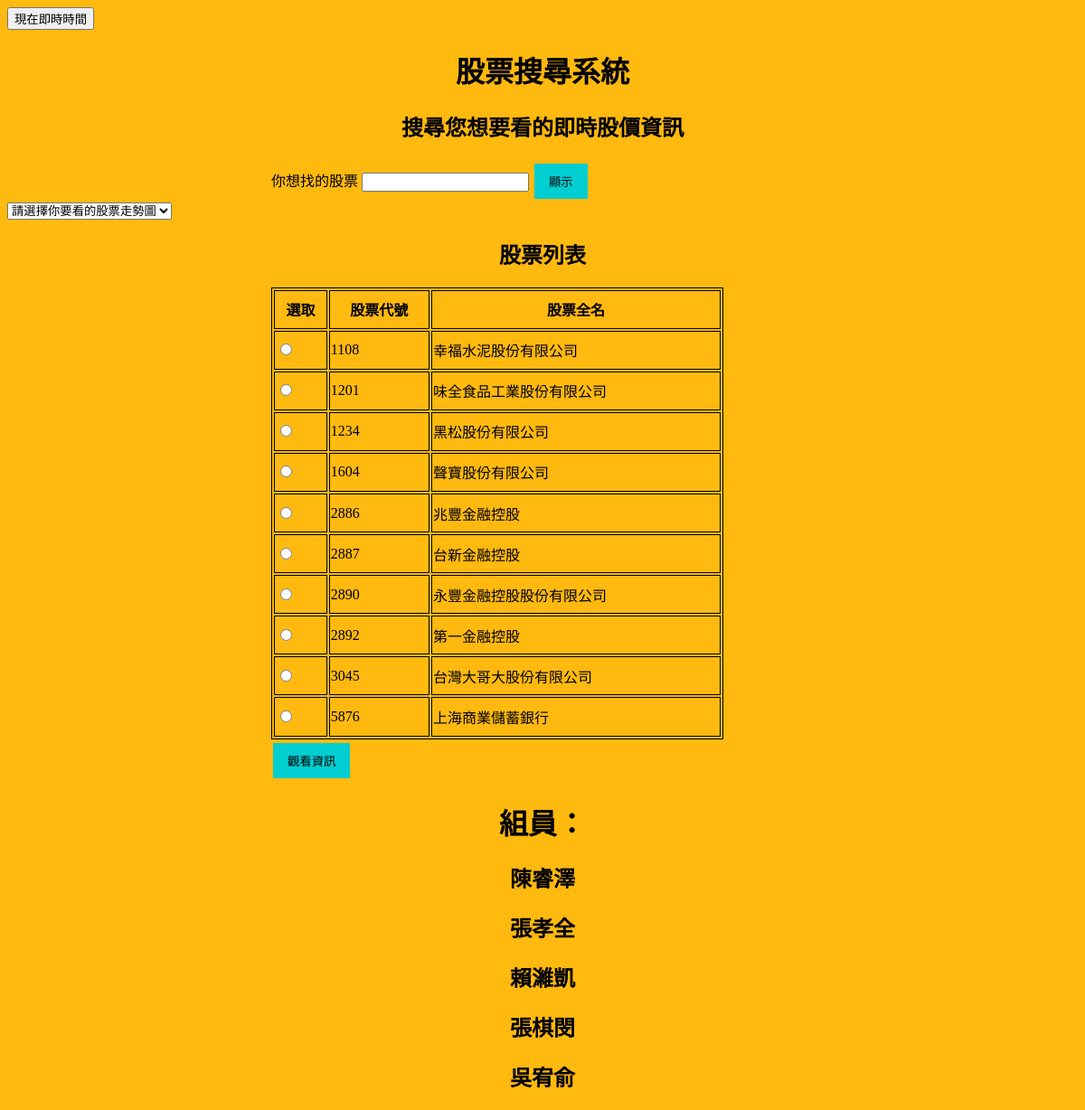
The page /stock_list/ on the database its author committed.
### stock/models.py (models this page shows)
class stock_list(models.Model):
    name = models.CharField(max_length=20)
    fullname = models.CharField(max_length=15)

### stock/views.py (the view)
# urls.py: path('stock_list/',show_list),
def show_list(request):
    r1=stock_list.objects.all() # 把10個股票的資訊 存入choice 給html使用
    t=get_template('stock_list.html')
    return HttpResponse(t.render(locals()))

### stock/templates/stock_list.html (shortened to what this page needs)
<!DOCTYPE html>
<html lang="en">
    <head>
    </head>
    <body
    background-size: contain;
    >
<button onclick="getElementById('demo').innerHTML=Date()">現在即時時間</button>
        <h1>股票搜尋系統</h1>
        <h2 style="text-align: center" >搜尋您想要看的即時股價資訊</h2>
        <form action="/real_stock/" method="get"   >
            <label for="stock_name">你想找的股票</label>
            <input id="stock_name" type="text" name="stock_name">
            <input type="submit" value="顯示">
        </form>
        <select onChange="location = this.options[this.selectedIndex].value;">
            {% load static %}
            <option value="#">請選擇你要看的股票走勢圖</option>
        </select>
        <h2 style="text-align: center">股票列表</h2>
        <form action="/show_stock/" method="get" >
        <table width="500" height="500">
            <tr>
                <th>選取</th>
                <th>股票代號</th>
                <th>股票全名</th>
            </tr>
            {% for r in r1 %}
                <tr>
                    <td> <input type="radio" name="id" value="{{r.id}}"> </td>
                    <td> {{r.name}} </td>
                    <td> {{r.fullname}} </td>
                </tr>
            {% endfor %}
        </table>
        <input type="submit" value="觀看資訊">
        </form>
        <h1 style="text-align: center" >組員：</h1>
        <h2 style="text-align: center" >陳睿澤</h2>
        <h2 style="text-align: center" >張孝全</h2>
        <h2 style="text-align: center" >賴濰凱</h2>
        <h2 style="text-align: center" >張棋閔</h2>
        <h2 style="text-align: center" >吳宥俞</h2>
    </body>
</html>

### stock/templates/stock_list.html (style rules this page uses)
table, th, td { border: 1px solid black; }
body { background-color:#FFB90F; background-size:2000px 1000px; background-repeat: no-repeat; background-attachment:scroll; }
h1 { font-family:Microsoft JhengHei; color: PaleGreen4; text-align: center; }
input[type=submit] { background-color: #00CED1; border: none; color: black; padding: 10px 16px; text-decoration: none; margin: 4px 2px; cursor: pointer; }
form { margin: auto; min-width: 500px; max-width: 600px; }

### rows shown on the page
stock_list: name "1108", fullname "幸福水泥股份有限公司"
stock_list: name "1201", fullname "味全食品工業股份有限公司"
stock_list: name "1234", fullname "黑松股份有限公司"
stock_list: name "1604", fullname "聲寶股份有限公司"
stock_list: name "2886", fullname "兆豐金融控股"
stock_list: name "2887", fullname "台新金融控股"
stock_list: name "2890", fullname "永豐金融控股股份有限公司"
stock_list: name "2892", fullname "第一金融控股"
stock_list: name "3045", fullname "台灣大哥大股份有限公司"
stock_list: name "5876", fullname "上海商業儲蓄銀行"
